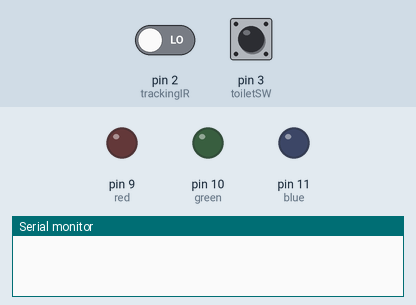
This sketch was run on a simulated Arduino Uno, built with avr-gcc and run on an emulated ATmega328P. On the bench: output pins drawn as LEDs (lit = HIGH), the last lines printed to the serial monitor. Inputs (shaded band) come from the test bench; at power-on: pin 2 (trackingIR) LOW, pin 3 (toiletSW) HIGH.

Above: at 1.2 s.
1.3 s: pin 2 (trackingIR) driven HIGH
4.3 s: pin 3 (toiletSW) pulled LOW for 0.15 s
At 5.4 s:
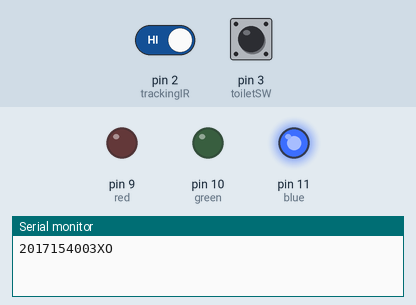
6.5 s: pin 2 (trackingIR) driven LOW
At 10.4 s:
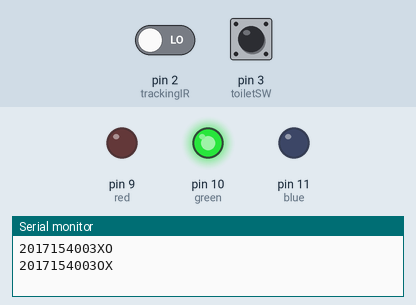
11.5 s: pin 2 (trackingIR) driven HIGH
14.5 s: pin 3 (toiletSW) pulled LOW for 1 s
At 15.5 s:
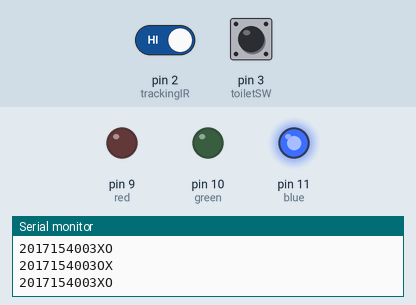
Timing chart, 0 to 17.5 s (numbered marks = the images above; inputs shaded):
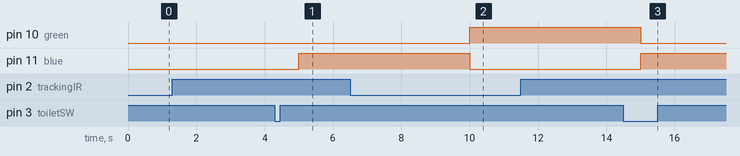

The sketch:

Arduino.ino
```cpp
#include <StopWatch.h>
#include "pitches.h"

int melody[] = {
  NOTE_C5, NOTE_C5, NOTE_D5, NOTE_D5, NOTE_D5, NOTE_A5, NOTE_G5,NOTE_E5, NOTE_F5, NOTE_G5, NOTE_C5, NOTE_C5, NOTE_G5, NOTE_F5, NOTE_F5, NOTE_G5,
  NOTE_A5, NOTE_C6, NOTE_AS5, NOTE_A5, NOTE_G5, NOTE_F5, NOTE_F5, NOTE_G5, NOTE_E5, NOTE_E5, NOTE_E5, NOTE_E5, 0, NOTE_F5, NOTE_G5, NOTE_A5, NOTE_D5, NOTE_D5, NOTE_A5, NOTE_G5, NOTE_E5, NOTE_F5,
  NOTE_G5, NOTE_C5, NOTE_C5, NOTE_G5, NOTE_F5, NOTE_F5, NOTE_E5, NOTE_D5, NOTE_A5, NOTE_E5, NOTE_C5, NOTE_A5, NOTE_E5, NOTE_G5, 0, 0, 0, NOTE_C6, NOTE_C6, 0, NOTE_C6, NOTE_C6,
  NOTE_C6, NOTE_C6, NOTE_A5, NOTE_A5, NOTE_G5, NOTE_G5, NOTE_C6, NOTE_C6, 0, NOTE_C6, NOTE_C6, 0, NOTE_G5, NOTE_AS5, NOTE_A5,

  0, NOTE_C5, NOTE_C5, NOTE_C5, NOTE_C5, NOTE_D5, NOTE_G5, NOTE_F5, NOTE_AS5, NOTE_A5, NOTE_A5, 0, NOTE_F5, NOTE_G5, NOTE_A5, 0, NOTE_F5, NOTE_G5,
  NOTE_A5, NOTE_F5, NOTE_G5, NOTE_A5, NOTE_A5, NOTE_F5, NOTE_G5, NOTE_A5, NOTE_F5, NOTE_G5, 0, 0, NOTE_F5, NOTE_G5, NOTE_A5, 0, NOTE_F5, NOTE_G5,
  NOTE_A5, NOTE_F5, NOTE_G5, NOTE_A5, NOTE_F5, NOTE_G5, NOTE_A5, NOTE_F5, NOTE_G5, 0, NOTE_C5, NOTE_C5, NOTE_A5, NOTE_AS5, NOTE_C5, NOTE_A5, NOTE_G5,
  NOTE_C5, NOTE_C5, NOTE_C5, NOTE_C5, NOTE_A5, NOTE_AS5, NOTE_C5, NOTE_A5, NOTE_A5, NOTE_G5, NOTE_A5,

  NOTE_F5, NOTE_F5, NOTE_F5, NOTE_F5, NOTE_G5, NOTE_F5, NOTE_F5, NOTE_G5, NOTE_F5, NOTE_F5, NOTE_G5, NOTE_F5, NOTE_F5, NOTE_G5, NOTE_F5, NOTE_F5, NOTE_G5, NOTE_F5, NOTE_A5, 0,
  0, NOTE_F5, 0, NOTE_F5, NOTE_D5, NOTE_F5, NOTE_C5, NOTE_E5, NOTE_F5, NOTE_F5, NOTE_C5, NOTE_F5, NOTE_F5, NOTE_C5, NOTE_G5, NOTE_F5, NOTE_F5, 0, 0, NOTE_C5, NOTE_C5, NOTE_A5,
  NOTE_C5, NOTE_C5, NOTE_C5, NOTE_A5, NOTE_G5, NOTE_F5, NOTE_G5, NOTE_F5, NOTE_G5, NOTE_A5, NOTE_D5, NOTE_D5, NOTE_A5, NOTE_G5, NOTE_E5, NOTE_F5,
  NOTE_G5, NOTE_C5, NOTE_C5, NOTE_G5, NOTE_F5, NOTE_F5, NOTE_G5, NOTE_A5, NOTE_C5, NOTE_AS5, NOTE_A5, NOTE_G5, NOTE_F5, NOTE_F5, NOTE_G5, 0, 0, 0
};

float noteDurations[] = {
  8,8,8,8,8,8,4,8,8,8,8,8,8,4,8,8,
  8,8,8,8,8,8,8,8,8,8,8,8,4,8,8,8,8,8,8,4,8,8,
  8,8,8,8,4,8,8,8,4,8,8,4,8,4,4,2,8,8,4,8,8,4,
  8,8,16,16,16,16,8,4,8,8,4,16,16,8,4,

  8,16,16,16,16,8,8,8,8,8,4,8,16,16,4,8,16,16,
  8,16,16,16,16,16,16,8,4,8,4,8,16,16,4,8,16,16,
  8,16,16,8,16,16,8,4,8,8,8,8,16,16,8,8,4,
  16,16,8,8,16,16,8,16,16,8,8,

  8,16,16,16,8,16,16,8,16,16,8,16,16,8,16,16,8,16,4,4,
  4,4,8,16,16,4,4,16,16,16,16,16,16,16,8,8,4,4,8,16,16,4,
  16,8,16,8,8,8,4,8,8,8,8,8,8,4,8,8,
  8,8,8,8,4,8,8,8,8,8,8,8,8,8,8,4,4,4
};

StopWatch MySW;
int trackingIR = 2;  // IR 트래킹 모듈
int toiletSW = 3;     // 화장실 스위치

int red = 9;
int green = 10;
int blue = 11;

String id = "2017154003";
String seat = "X";    // 착석
String toilet = "X";  // 화장실
String data = "";
int absentToilet = 0;

void setup() {
  Serial.begin(9600);
  pinMode(toiletSW, INPUT_PULLUP);
  //pinMode(trackingIR, INPUT);
  pinMode(red, OUTPUT);
  pinMode(green, OUTPUT);
  pinMode(blue, OUTPUT);

  attachInterrupt(digitalPinToInterrupt(toiletSW), toiletCnG, HIGH);
} // setUp

void loop() {
  int sensor = digitalRead(trackingIR);

  MySW.start(); // 스탑워치 시작

  // 사람이 없는 경우
  if(MySW.elapsed()>=5000 && sensor==HIGH){
      seat = "X";
      data = id + seat + toilet;
      //Serial.println(sensor);

      Serial.println(data);
      MySW.reset();

      if(toilet == "O"){ absentToilet += 5; }

      colorLED();
      piezoBuzzer();
  } // out

  // 사람이 있는 경우
  else if(MySW.elapsed()>=5000 && sensor==LOW){
      seat = "O";
      toilet = "X";
      data = id + seat + toilet;
      //Serial.println(sensor);
      Serial.println(data);
      MySW.reset();

      absentToilet = 0;

      colorLED();
  } // out
  notAttend();
}

// 화장실 갈 때 누르는 버튼
void toiletCnG() {
  if(toilet == "X") {
    toilet = "O";
  }
}

// 자리를 오래 비워 결석 처리
void notAttend() {
  if(absentToilet == 30){
    data = id + String(absentToilet);
    Serial.println(data);
  }
}

// LED 초기화
void initLED() {
  digitalWrite(red, LOW);
  digitalWrite(green, LOW);
  digitalWrite(blue, LOW);
}

// 상황에 따라 LED 색깔 변화
void colorLED() {
  if(seat == "O"){
    initLED();
    digitalWrite(green, HIGH);
  }
  if(toilet == "O"){
    initLED();
    digitalWrite(blue, HIGH);
  } else if(seat == "X" && toilet == "X"){
    initLED();
    digitalWrite(red, HIGH);
  }
}

// 자리에 없고, 화장실 버튼을 안눌렀을 때
// 피에조 부저를 통해 사운드 재생
void piezoBuzzer(){
  int thisNote = 0;

  int size = sizeof(melody) / sizeof(int);
  while(thisNote < size){
    if(toilet == "O"){ noTone(8); break; }
    int noteDuration = 1000 / noteDurations[thisNote]*2;
    tone(8, melody[thisNote], noteDuration);
    delay(noteDuration * 1.30);

    if(digitalRead(trackingIR)==HIGH){ thisNote++; }
    else{ noTone(8); break; }

    if(thisNote==size-1){ thisNote = 0; }
  } // while
}
```

Measured:
- after the input at 1.3 s, every drawn part: stays the same
- after the input at 4.3 s, pin 9 (red): stays LOW (without the input it goes to HIGH after 0.70 s); pin 11 (blue): LOW → HIGH after 0.70 s
- after the input at 6.5 s, pin 10 (green): LOW → HIGH after 3.5 s; pin 11 (blue): HIGH → LOW after 3.5 s
- after the input at 11.5 s, every drawn part: stays the same
- after the input at 14.5 s, pin 9 (red): stays LOW (without the input it goes to HIGH after 0.50 s); pin 11 (blue): LOW → HIGH after 0.50 s
